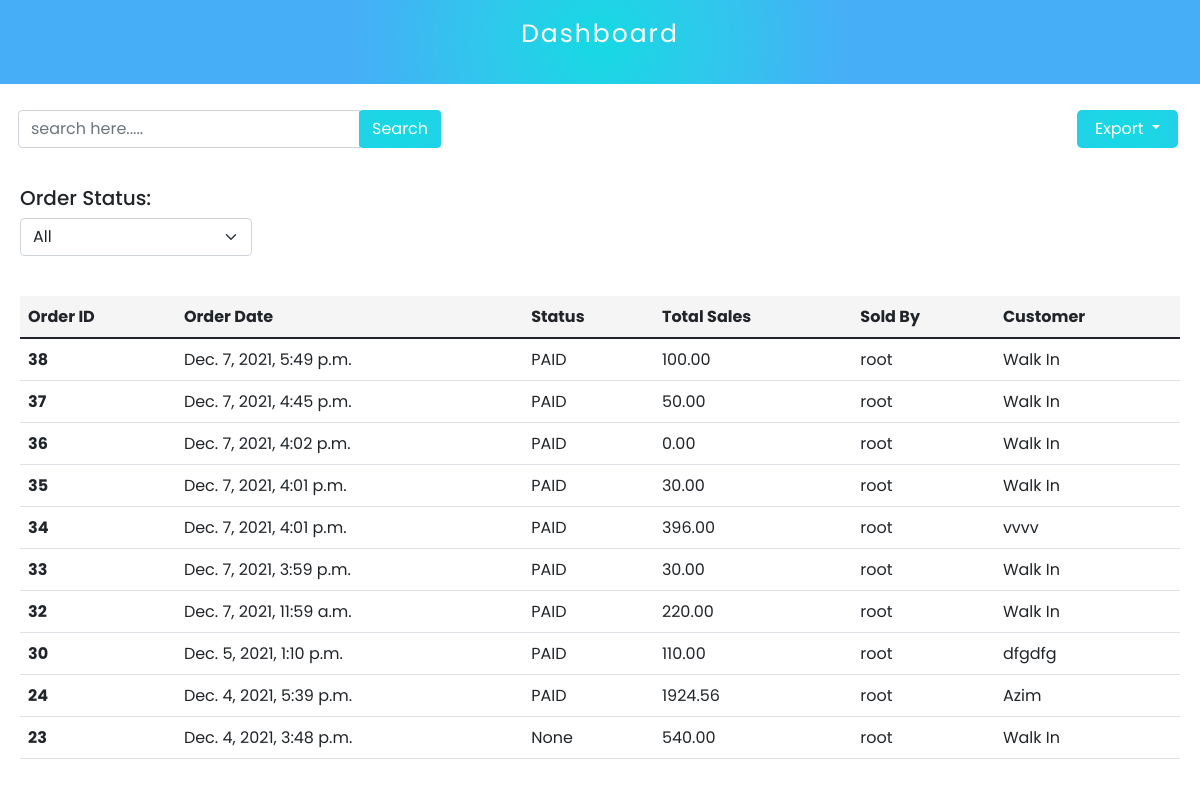
The app's page /adminpanel/orders/1/ (signed in) with its own data.
### restaurant/models.py (models this page shows, shortened)
class RestCheckout(models.Model):
    STATUS_CHOICE = (
        ("PAID", "PAID"),
        ("UNPAID", "UNPAID")
    )
    PAYMENT_CHOICE = (
        ("CASH", "CASH"),
        ("Credit Card", "Credit Card"),
        ("bKash", "bKash"),
        ("Nagad", "Nagad")
    )
    created_at = models.DateTimeField(default=datetime.now)
    updated_at = models.DateTimeField(default=datetime.now)
    shop = models.ForeignKey(Shop, on_delete=models.CASCADE, null=True)
    items = models.ManyToManyField(CartItems)
    customer = models.ForeignKey(Customer, on_delete=models.CASCADE, null=True, blank=True)
    discount = models.IntegerField(null=True, blank=True)
    grand_total = models.DecimalField(decimal_places=2, max_digits=10, default=0.00)
    amount_received = models.DecimalField(decimal_places=2, max_digits=10, default=0.00)
    change = models.DecimalField(decimal_places=2, max_digits=10, default=0.00)
    status = models.CharField(max_length=255, null=True, choices=STATUS_CHOICE)
    payment_method = models.CharField(max_length=120, null=True, choices=PAYMENT_CHOICE, default="CASH")
    payment_number = models.CharField(max_length=120, null=True, blank=True)
    class Meta:
        ordering = ["-id"]

class Customer(models.Model):
    added_by = models.ForeignKey(User, on_delete=models.CASCADE, null=True)
    customer_name = models.CharField(max_length=255)
    customer_contact = models.CharField(max_length=255)
    customer_email = models.EmailField(unique=True)
    customer_add = models.TextField()
    class Meta:
        ordering = ["-id"]

### SAAS/models.py (models this page shows, shortened)
class Shop(models.Model):
    user = models.OneToOneField(User, on_delete=models.CASCADE)
    shop_name = models.CharField(max_length=255, unique=True)
    shop_logo = models.ImageField(upload_to="images/", null=True)
    is_active = models.BooleanField(default=False, null=True)
    class Meta:
        ordering = ["-id"]

### adminpanel/views.py (the view)
# urls.py: path("orders/<int:shop_id>/", adminpanelOrder, name="admin-order"),
@login_required(login_url="login_for_admin")
def adminpanelOrder(request, shop_id):
    shop_id = get_object_or_404(Shop, pk=shop_id)
    if shop_id.user == request.user:
        orders = RestCheckout.objects.filter(
            shop=shop_id
        )
        args = {
            "orders": orders,
            "shop_id": shop_id,
        }
        return render(request, "adminpanel/orders.html", args)
    else:
        return HttpResponse("You are not the owner of this shop")

### adminpanel/templates/adminpanel/orders.html (shortened to what this page needs)
{% load static %} {% include 'adminpanel/sidebar.html' %}
<link rel="stylesheet" href="{% static 'css/admin-panel/admin-panel.css' %}">
<link rel="stylesheet" href="{% static 'css/admin-panel/orders.css' %}">
<div class="main____search________content">
  <div class="search_____content me-1 mt-2">
    <form>
      <div class="input-group">
        <input
          type="text"
          class="form-control"
          placeholder="search here....."
          aria-label=""
          aria-describedby="basic-addon1"
        />
        <div class="input-group-prepend">
          <button class="btn search_____btn" type="button">
            Search
          </button>
        </div>
      </div>
    </form>
  </div>
  <div>
    <div class="dropdown me-1 mt-2">
        <button class="dropdown-toggle search_________btn" type="button" id="exportBtn" data-bs-toggle="dropdown" aria-expanded="false">
             Export
        </button>
      </div>
  </div>
</div>
<div class="order_____status">
  <h5>Order Status: </h5>
  <form>
    <select class="form-select main____select" aria-label="Default select example">
        <option selected>All</option>
    </select>
  </form>
</div>
<div class="main____table table-responsive">
  <table class="table">
    <thead class="table_____head">
      <tr>
        <th scope="col">Order ID</th>
        <th scope="col">Order Date</th>
        <th scope="col">Status</th>
        <th scope="col">Total Sales</th>
        <th scope="col">Sold By</th>
        <th scope="col">Customer</th>
      </tr>
    </thead>
    <tbody>
      {% if orders %}
      {% for o in orders %}
      <tr>
        <th scope="row">{{ o.id }}</th>
        <td>{{ o.created_at }}</td>
        <td>{{ o.status }}</td>
        <td>{{ o.grand_total }}</td>
        <td>{{ o.shop.user.username }}</td>
        <td>{{ o.customer.customer_name }}</td>
      </tr>
      {% endfor %}
      {% else %}
      <h3>No Orders Found!</h3>
      {% endif %}
    </tbody>
  </table>
</div>

### adminpanel/templates/adminpanel/sidebar.html (shortened to what this page needs)
{% load static %}
{% include 'adminpanel/nav.html' %}

### adminpanel/templates/adminpanel/nav.html (shortened to what this page needs)
{% load static %}
{% include 'adminpanel/base.html' %}
    <div class="nav_____bar">
        <p class="dashboard">Dashboard</p>
    </div>

### adminpanel/templates/adminpanel/base.html (shortened to what this page needs)
{% load static %}
<html lang="en">
  <head>
    <link
      href="https://cdn.jsdelivr.net/npm/bootstrap@5.1.3/dist/css/bootstrap.min.css"
      rel="stylesheet"
    />
    <link rel="stylesheet" href="{% static 'css/admin-panel/admin-panel.css' %}" />
  </head>
  <body>
  </body>
</html>

### static/css/admin-panel/admin-panel.css (style rules this page uses)
* { box-sizing: border-box; padding: 0; margin: 0; list-style: none; font-family: "poppins", sans-serif; }
:root { --white: #fff; --deep-white: #f5f5f5; --black: #000; --blue: #3470c9; }
.nav_____bar { display: flex; align-items: center; justify-content: space-between; background-image: radial-gradient( circle 248px at center, #16d9e3 0%, #30c7ec 47%, #46aef7 100% ); padding: 15px; }
.nav_____bar p { color: var(--white); font-size: 25px; text-align: center; }
.dashboard { letter-spacing: 2px; }

### static/css/admin-panel/orders.css (style rules this page uses)
.search_____btn { background-image: radial-gradient( circle 248px at center, #16d9e3 0%, #30c7ec 47%, #46aef7 100% ) !important; color: var(--white); }
.search_________btn { border: none !important; background-image: radial-gradient( circle 248px at center, #16d9e3 0%, #30c7ec 47%, #46aef7 100% ) !important; color: var(--white); padding: 7px 18px; border-radius: 5px; }
.main____search________content { display: flex; justify-content: space-between; align-items: center; padding: 18px; flex-wrap: wrap; }
.order_____status { padding: 20px; }
.main____select { width: 20% !important; }
.main____table { padding: 20px; }
.table_____head { background-color: var(--deep-white) !important; }

### records on screen
RestCheckout: id "38", created_at "Dec. 7, 2021, 5:49 p.m.", status "PAID", grand_total "100.00", shop.user.username "root", customer.customer_name "Walk In"
RestCheckout: id "37", created_at "Dec. 7, 2021, 4:45 p.m.", status "PAID", grand_total "50.00", shop.user.username "root", customer.customer_name "Walk In"
RestCheckout: id "36", created_at "Dec. 7, 2021, 4:02 p.m.", status "PAID", grand_total "0.00", shop.user.username "root", customer.customer_name "Walk In"
RestCheckout: id "35", created_at "Dec. 7, 2021, 4:01 p.m.", status "PAID", grand_total "30.00", shop.user.username "root", customer.customer_name "Walk In"
RestCheckout: id "34", created_at "Dec. 7, 2021, 4:01 p.m.", status "PAID", grand_total "396.00", shop.user.username "root", customer.customer_name "vvvv"
RestCheckout: id "33", created_at "Dec. 7, 2021, 3:59 p.m.", status "PAID", grand_total "30.00", shop.user.username "root", customer.customer_name "Walk In"
RestCheckout: id "32", created_at "Dec. 7, 2021, 11:59 a.m.", status "PAID", grand_total "220.00", shop.user.username "root", customer.customer_name "Walk In"
RestCheckout: id "30", created_at "Dec. 5, 2021, 1:10 p.m.", status "PAID", grand_total "110.00", shop.user.username "root", customer.customer_name "dfgdfg"
RestCheckout: id "24", created_at "Dec. 4, 2021, 5:39 p.m.", status "PAID", grand_total "1924.56", shop.user.username "root", customer.customer_name "Azim"
RestCheckout: id "23", created_at "Dec. 4, 2021, 3:48 p.m.", status "None", grand_total "540.00", shop.user.username "root", customer.customer_name "Walk In"
